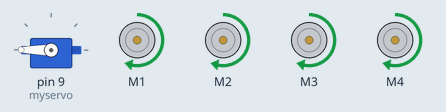
Bench run of a sketch on a simulated Arduino Uno, built with avr-gcc and run on an emulated ATmega328P. Parts: servo, 4 × DC motor (green arrow = forward, orange = backward, longer = faster). What the sketch prints to the serial monitor is not drawn.

Above: at 0.05 s.
At 2.0 s:
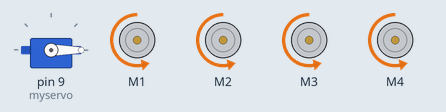
Timing chart, 0 to 4.6 s (numbered marks = the images above):
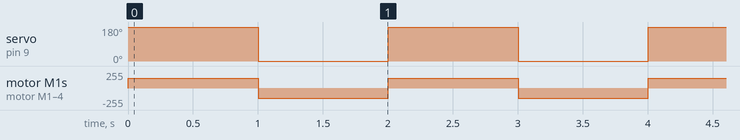

The sketch:

Motor_Test.ino
```cpp
#include <AFMotor.h>
#include <Servo.h>
// DC motor on M2
AF_DCMotor motor1(1);
AF_DCMotor motor2(2);
AF_DCMotor motor3(3);
AF_DCMotor motor4(4);
// DC hobby servo
Servo myservo;
void setup() {
Serial.begin(9600); // set up Serial library at 9600 bps
Serial.println("Motor party!");

// turn on servo
myservo.attach(9);

// turn on motor #2
motor1.setSpeed(150);
motor1.run(RELEASE);
motor2.setSpeed(150);
motor2.run(RELEASE);
motor3.setSpeed(150);
motor3.run(RELEASE);
motor4.setSpeed(150);
motor4.run(RELEASE);
}

void loop()
{
motor1.run(FORWARD);
motor2.run(FORWARD);
motor3.run(FORWARD);
motor4.run(FORWARD);
myservo.write(180);
delay(1000);

motor1.run(BACKWARD);
motor2.run(BACKWARD);
motor3.run(BACKWARD);
motor4.run(BACKWARD);
myservo.write(-180);
delay(1000);

}
```

Measured:
- by itself, servo on pin 9 (myservo): alternates 180° for 1.0 s and 0° for 1.0 s
- by itself, motor M1–4: alternates forward 150/255 for 1.0 s and backward 150/255 for 1.0 s
